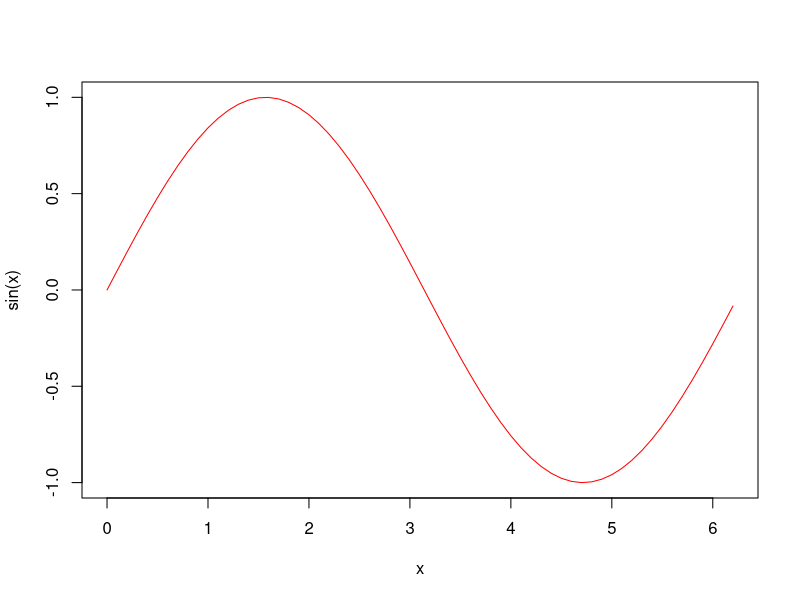

This figure's R source:
## ---- chunk 1

letters[1:5]
letters[ seq(1,length(letters), by=2) ]

paste('Count',1:10)
paste0(letters[ seq(1,length(letters), by=2) ], collapse = "#")
paste0(letters[ seq(1,length(letters), by=2) ], collapse = " $ ")


## ---- chunk 2
pi
round(pi, 2)
sqrt(pi)
pi^5

## ---- chunk 3
seq(0, 1, by = 0.02)
seq(1, 2, length.out=13 )
## ---- chunk 4
runif(1)
runif(10)
runif(10)*100
floor(runif(20)*11)
sample(1:10, 20, replace = T)

## ---- chunk 5
animals <- c('dog', 'cat', 'mouse', 'uniconr', 'bear', 'snake', 'whale', 'bull' )

## ---- chunk 6
'bear' %in% animals
c('cat', 'snake') %in% animals
sum(c('mouse', 'wolf', 'shark', 'bull' ) %in% animals)
sum(startsWith(animals, 'b'))
## ---- chunk 7
l <- list('hello', 10, letters)

## ---- chunk 8
l[[3]][2]
print(length(l[[3]]))
l[[2]]%%5 == 0

## ---- chunk 9
x <- seq(0, pi*2, by = 0.1)

plot(x, sin(x), type = 'l', col = 'red')

## ---- chunk 10
#numeric
i <- 3
str(i)
typeof(i)

# string
s <- 'Hello CEU'
str(s)
typeof(s)

# 
